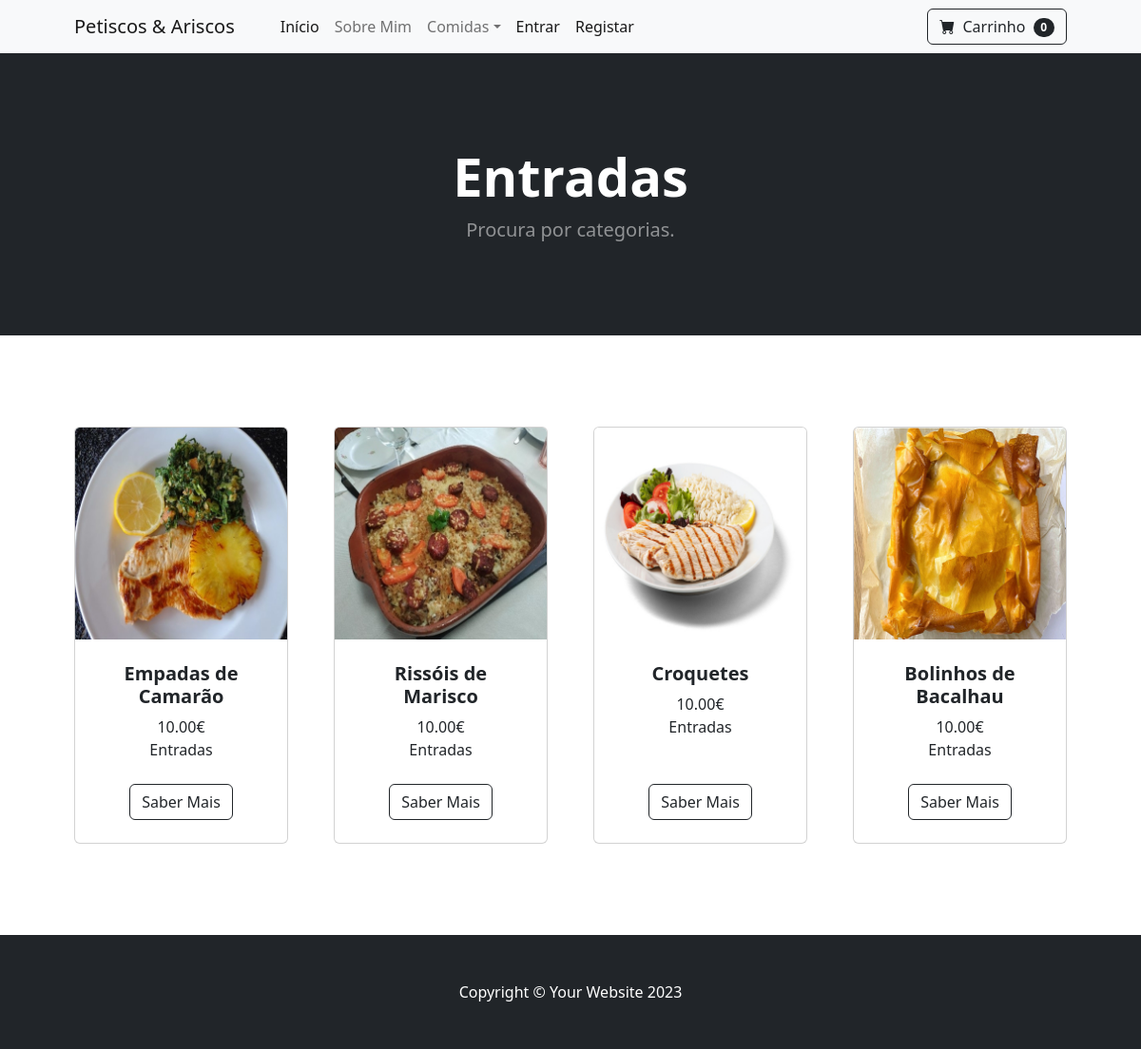
/categoria/Entradas, run on the app's committed database.
### loja/models.py (models this page shows, shortened)
class Category(models.Model):
	name = models.CharField(max_length=50)
	def __str__(self):
		return self.name
	class Meta:
		verbose_name_plural = 'categories'

class Product(models.Model):
	name = models.CharField(max_length=100)
	price = models.DecimalField(default=0, decimal_places=2, max_digits=6)
	category = models.ForeignKey(Category, on_delete=models.CASCADE, default=1)
	description = models.CharField(max_length=250, default='', blank=True, null=True)
	image = models.ImageField(upload_to='uploads/product/')
	is_sale = models.BooleanField(default=False)
	sale_price = models.DecimalField(default=0, decimal_places=2, max_digits=6)

### loja/views.py (the view)
# urls.py: path('categoria/<str:foo>', views.category, name='category'),
def category(request, foo):
    try:
        category = Category.objects.get(name=foo)
        products = Product.objects.filter(category=category)
        return render(request, 'category.html', {'products':products, 'category':category})
    except:
        messages.error(request, ("A categoria que procuras não tem produtos disponiveis"))
        return redirect('home')

### carrinho/cart.py (called while the page is built)
	def __len__(self):
		return len(self.cart)

### carrinho/context_processors.py (called while the page is built)
def cart(request):
	return {'cart': Cart(request)}

### loja/templates/category.html
{% extends 'base.html' %}
{% block content %}
        <header class="bg-dark py-5">
            <div class="container px-4 px-lg-5 my-5">
                <div class="text-center text-white">
                    <h1 class="display-4 fw-bolder">{{ category }}</h1>
                    <p class="lead fw-normal text-white-50 mb-0">Procura por categorias.</p>
                </div>
            </div>
        </header>
        <section class="py-5">
            <div class="container px-4 px-lg-5 mt-5">
                <div class="row gx-4 gx-lg-5 row-cols-2 row-cols-md-3 row-cols-xl-4 justify-content-center">
                    {% for product in products %}
                    {% if product.is_sale %}
                    <div class="col mb-5">
                        <div class="card h-100">
                            <div class="badge bg-dark text-white position-absolute" style="top: 0.5rem; right: 0.5rem">Saldos</div>
                            <img class="card-img-top" src="{{ product.image.url }}" alt="..." />
                            <div class="card-body p-4">
                                <div class="text-center">
                                    <h5 class="fw-bolder">{{ product.name }}</h5>
                                    <div class="d-flex justify-content-center small text-warning mb-2">
                                    <div class="bi-star-fill"></div>
                                    &nbsp;&nbsp;Saldos!&nbsp;&nbsp;
                                    <div class="bi-star-fill"></div>
                                    </div>
                                    <strike>
                                    {{ product.price }}€
                                    </strike>
                                    &nbsp;{{ product.sale_price }}€
                                    <br/>
                                    {{ product.category }}
                                </div>
                            </div>
                            <div class="card-footer p-4 pt-0 border-top-0 bg-transparent">
                                <div class="text-center"><a class="btn btn-outline-dark mt-auto" href="{% url 'about_product' product.id %}">Saber Mais</a></div>
                            </div>
                        </div>
                    </div>
                    {% else %}
                    <div class="col mb-5">
                        <div class="card h-100">
                            <img class="card-img-top" src="{{ product.image.url }}" alt="..." />
                            <div class="card-body p-4">
                                <div class="text-center">
                                    <h5 class="fw-bolder">{{ product.name }}</h5>
                                    {{ product.price }}€
                                    <br/>
                                    {{ product.category }}
                                </div>
                            </div>
                            <div class="card-footer p-4 pt-0 border-top-0 bg-transparent">
                                <div class="text-center"><a class="btn btn-outline-dark mt-auto" href="{% url 'about_product' product.id %}">Saber Mais</a></div>
                            </div>
                        </div>
                    </div>
                    {% endif %}
                    {% endfor %}
                </div>
            </div>
        </section>
</html>
{% endblock %}

### data on the page
Category: name "Entradas"
Product: image (picture), name "Empadas de Camarão", price "10.00", category "Entradas"
Product: image (picture), name "Rissóis de Marisco", price "10.00", category "Entradas"
Product: image (picture), name "Croquetes", price "10.00", category "Entradas"
Product: image (picture), name "Bolinhos de Bacalhau", price "10.00", category "Entradas"

### other printed values
{{ cart|length }} "0"
